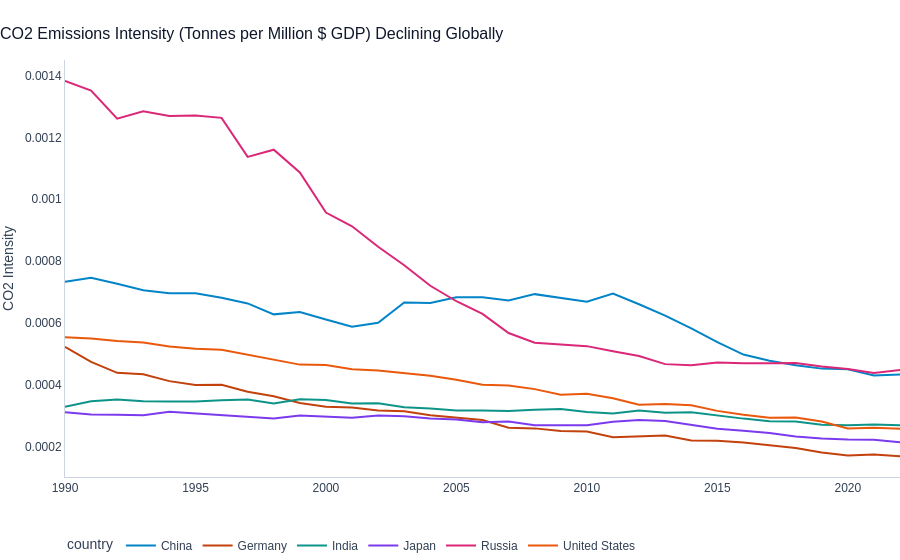

Notebook code cell kept with this figure:
### Markdown cell above
## 6. Emissions Intensity
**Question:** How does the CO2 emissions intensity (emissions per unit of GDP) vary globally, and which countries have improved the most?

### Code cell
df_intensity = df[(df['year'] >= 1990) & (df['gdp'].notnull()) & (df['co2'].notnull()) & (df['iso_code'].notnull())].copy()
df_intensity['co2_intensity'] = df_intensity['co2'] / df_intensity['gdp'] * 1e6 # tonnes per million $

selected_countries = ['United States', 'China', 'India', 'Russia', 'Japan', 'Germany']
df_sel = df_intensity[df_intensity['country'].isin(selected_countries)]

fig = px.line(df_sel, x='year', y='co2_intensity', color='country',
              color_discrete_sequence=colors_seq)
apply_plotly_theme(fig, "CO2 Emissions Intensity (Tonnes per Million $ GDP) Declining Globally", "CO2 Intensity")
fig.show()

### Figure 1 — Plotly figure (JSON) as saved in the notebook; plotly's stock layout.template omitted (floating-point values rounded to 4 significant figures)
{"data": [{"hovertemplate": "country=China<br>year=%{x}<br>co2_intensity=%{y}<extra></extra>", "legendgroup": "China", "line": {"color": "#0284c7", "dash": "solid"}, "marker": {"symbol": "circle"}, "mode": "lines", "name": "China", "orientation": "v", "showlegend": true, "type": "scatter", "x": [1990, 1991, 1992, 1993, 1994, 1995, 1996, 1997, 1998, 1999, 2000, 2001, 2002, 2003, 2004, 2005, 2006, 2007, 2008, 2009, 2010, 2011, 2012, 2013, 2014, 2015, 2016, 2017, 2018, 2019, 2020, 2021, 2022], "xaxis": "x", "y": [0.0007337, 0.0007464, 0.0007274, 0.0007063, 0.000697, 0.0006967, 0.0006824, 0.0006638, 0.0006285, 0.0006364, 0.0006121, 0.0005884, 0.0006014, 0.0006671, 0.0006654, 0.0006837, 0.0006835, 0.0006733, 0.0006938, 0.0006811, 0.0006696, 0.0006953, 0.0006612, 0.0006243, 0.0005833, 0.0005387, 0.0004987, 0.0004786, 0.0004641, 0.0004533, 0.0004512, 0.000431, 0.0004343], "yaxis": "y"}, {"hovertemplate": "country=Germany<br>year=%{x}<br>co2_intensity=%{y}<extra></extra>", "legendgroup": "Germany", "line": {"color": "#c2410c", "dash": "solid"}, "marker": {"symbol": "circle"}, "mode": "lines", "name": "Germany", "orientation": "v", "showlegend": true, "type": "scatter", "x": [1990, 1991, 1992, 1993, 1994, 1995, 1996, 1997, 1998, 1999, 2000, 2001, 2002, 2003, 2004, 2005, 2006, 2007, 2008, 2009, 2010, 2011, 2012, 2013, 2014, 2015, 2016, 2017, 2018, 2019, 2020, 2021, 2022], "xaxis": "x", "y": [0.0005233, 0.0004749, 0.0004397, 0.0004348, 0.000413, 0.0004004, 0.0004013, 0.0003785, 0.0003642, 0.0003427, 0.0003307, 0.0003277, 0.0003185, 0.0003159, 0.0003028, 0.0002946, 0.0002872, 0.0002628, 0.0002605, 0.0002519, 0.0002504, 0.000232, 0.0002338, 0.0002378, 0.0002217, 0.0002207, 0.0002152, 0.000206, 0.0001973, 0.0001823, 0.0001729, 0.0001765, 0.0001708], "yaxis": "y"}, {"hovertemplate": "country=India<br>year=%{x}<br>co2_intensity=%{y}<extra></extra>", "legendgroup": "India", "line": {"color": "#0d9488", "dash": "solid"}, "marker": {"symbol": "circle"}, "mode": "lines", "name": "India", "orientation": "v", "showlegend": true, "type": "scatter", "x": [1990, 1991, 1992, 1993, 1994, 1995, 1996, 1997, 1998, 1999, 2000, 2001, 2002, 2003, 2004, 2005, 2006, 2007, 2008, 2009, 2010, 2011, 2012, 2013, 2014, 2015, 2016, 2017, 2018, 2019, 2020, 2021, 2022], "xaxis": "x", "y": [0.0003301, 0.000348, 0.000354, 0.0003483, 0.0003475, 0.0003473, 0.0003512, 0.0003535, 0.0003411, 0.0003546, 0.000352, 0.0003405, 0.0003414, 0.0003286, 0.0003246, 0.0003185, 0.0003178, 0.0003165, 0.0003205, 0.0003231, 0.0003131, 0.0003087, 0.0003184, 0.0003106, 0.0003124, 0.0003019, 0.000292, 0.0002837, 0.0002829, 0.0002721, 0.0002708, 0.000273, 0.0002702], "yaxis": "y"}, {"hovertemplate": "country=Japan<br>year=%{x}<br>co2_intensity=%{y}<extra></extra>", "legendgroup": "Japan", "line": {"color": "#7c3aed", "dash": "solid"}, "marker": {"symbol": "circle"}, "mode": "lines", "name": "Japan", "orientation": "v", "showlegend": true, "type": "scatter", "x": [1990, 1991, 1992, 1993, 1994, 1995, 1996, 1997, 1998, 1999, 2000, 2001, 2002, 2003, 2004, 2005, 2006, 2007, 2008, 2009, 2010, 2011, 2012, 2013, 2014, 2015, 2016, 2017, 2018, 2019, 2020, 2021, 2022], "xaxis": "x", "y": [0.0003121, 0.000305, 0.0003048, 0.0003029, 0.0003142, 0.0003092, 0.0003032, 0.0002983, 0.0002922, 0.0003021, 0.0002994, 0.000295, 0.0003018, 0.0002994, 0.000292, 0.000289, 0.0002799, 0.000283, 0.0002705, 0.0002699, 0.0002703, 0.0002822, 0.0002874, 0.0002839, 0.0002719, 0.0002592, 0.000253, 0.0002456, 0.0002346, 0.000228, 0.0002242, 0.000224, 0.0002157], "yaxis": "y"}, {"hovertemplate": "country=Russia<br>year=%{x}<br>co2_intensity=%{y}<extra></extra>", "legendgroup": "Russia", "line": {"color": "#db2777", "dash": "solid"}, "marker": {"symbol": "circle"}, "mode": "lines", "name": "Russia", "orientation": "v", "showlegend": true, "type": "scatter", "x": [1990, 1991, 1992, 1993, 1994, 1995, 1996, 1997, 1998, 1999, 2000, 2001, 2002, 2003, 2004, 2005, 2006, 2007, 2008, 2009, 2010, 2011, 2012, 2013, 2014, 2015, 2016, 2017, 2018, 2019, 2020, 2021, 2022], "xaxis": "x", "y": [0.001382, 0.001351, 0.00126, 0.001284, 0.001269, 0.00127, 0.001263, 0.001137, 0.00116, 0.001087, 0.000957, 0.0009129, 0.0008467, 0.0007869, 0.0007208, 0.0006709, 0.0006302, 0.0005682, 0.0005369, 0.0005322, 0.0005259, 0.0005096, 0.0004942, 0.0004678, 0.0004644, 0.0004731, 0.0004705, 0.000471, 0.0004717, 0.00046, 0.0004525, 0.0004396, 0.000449], "yaxis": "y"}, {"hovertemplate": "country=United States<br>year=%{x}<br>co2_intensity=%{y}<extra></extra>", "legendgroup": "United States", "line": {"color": "#ea580c", "dash": "solid"}, "marker": {"symbol": "circle"}, "mode": "lines", "name": "United States", "orientation": "v", "showlegend": true, "type": "scatter", "x": [1990, 1991, 1992, 1993, 1994, 1995, 1996, 1997, 1998, 1999, 2000, 2001, 2002, 2003, 2004, 2005, 2006, 2007, 2008, 2009, 2010, 2011, 2012, 2013, 2014, 2015, 2016, 2017, 2018, 2019, 2020, 2021, 2022], "xaxis": "x", "y": [0.0005548, 0.0005503, 0.0005421, 0.0005379, 0.0005251, 0.0005173, 0.0005145, 0.0004987, 0.0004828, 0.0004663, 0.0004652, 0.0004516, 0.000447, 0.000439, 0.0004304, 0.0004175, 0.0004013, 0.0003992, 0.0003872, 0.0003691, 0.000372, 0.0003579, 0.0003368, 0.0003395, 0.0003354, 0.000317, 0.0003046, 0.0002951, 0.0002958, 0.0002824, 0.0002602, 0.0002628, 0.0002593], "yaxis": "y"}], "layout": {"font": {"color": "#334155", "family": "Outfit, sans-serif"}, "legend": {"orientation": "h", "title": {"text": "country"}, "tracegroupgap": 0, "x": 0, "xanchor": "left", "y": -0.2, "yanchor": "bottom"}, "margin": {"b": 40, "l": 0, "r": 0, "t": 60}, "paper_bgcolor": "rgba(0,0,0,0)", "plot_bgcolor": "rgba(0,0,0,0)", "title": {"font": {"color": "#0f172a", "family": "Outfit, sans-serif", "size": 16}, "text": "CO2 Emissions Intensity (Tonnes per Million $ GDP) Declining Globally", "x": 0, "xanchor": "left", "y": 0.95, "yanchor": "top"}, "xaxis": {"anchor": "y", "domain": [0.0, 1.0], "linecolor": "#cbd5e1", "showgrid": false, "title": {"text": ""}}, "yaxis": {"anchor": "x", "domain": [0.0, 1.0], "linecolor": "#cbd5e1", "showgrid": false, "title": {"text": "CO2 Intensity"}}}}
